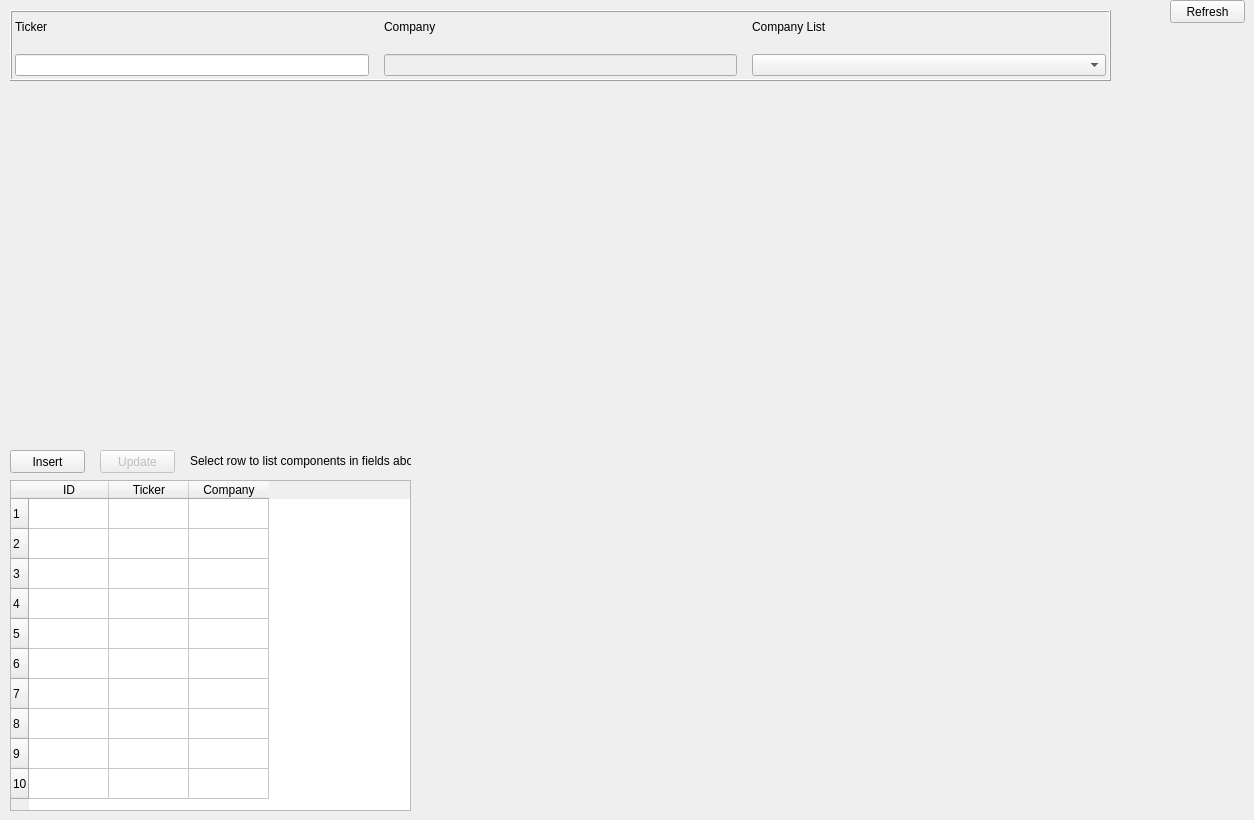
      <widget class="QWidget" name="stockMetaTab">
       <attribute name="title">
        <string>Stock Meta</string>
       </attribute>
       <widget class="QFrame" name="stockDataFrame">
        <property name="geometry">
         <rect>
          <x>10</x>
          <y>10</y>
          <width>1101</width>
          <height>71</height>
         </rect>
        </property>
        <property name="styleSheet">
         <string notr="true">border-color: rgb(0, 0, 0);</string>
        </property>
        <property name="frameShape">
         <enum>QFrame::Box</enum>
        </property>
        <property name="frameShadow">
         <enum>QFrame::Raised</enum>
        </property>
        <widget class="QWidget" name="gridLayoutWidget_5">
         <property name="geometry">
          <rect>
           <x>0</x>
           <y>0</y>
           <width>1101</width>
           <height>71</height>
          </rect>
         </property>
         <layout class="QGridLayout" name="stockMetaDataGrid">
          <property name="leftMargin">
           <number>5</number>
          </property>
          <property name="topMargin">
           <number>5</number>
          </property>
          <property name="rightMargin">
           <number>5</number>
          </property>
          <property name="bottomMargin">
           <number>5</number>
          </property>
          <property name="spacing">
           <number>15</number>
          </property>
          <item row="1" column="0">
           <widget class="QLineEdit" name="stockMetaTickerField"/>
          </item>
          <item row="1" column="1">
           <widget class="QLineEdit" name="stockMetaCompanyField">
            <property name="enabled">
             <bool>false</bool>
            </property>
           </widget>
          </item>
          <item row="0" column="0">
           <widget class="QLabel" name="label_14">
            <property name="text">
             <string>Ticker</string>
            </property>
           </widget>
          </item>
          <item row="1" column="2">
           <widget class="QComboBox" name="stockMetaCompanyCombo">
            <property name="sizePolicy">
             <sizepolicy hsizetype="Expanding" vsizetype="Fixed">
              <horstretch>0</horstretch>
              <verstretch>0</verstretch>
             </sizepolicy>
            </property>
           </widget>
          </item>
          <item row="0" column="1">
           <widget class="QLabel" name="label_66">
            <property name="text">
             <string>Company</string>
            </property>
           </widget>
          </item>
          <item row="0" column="2">
           <widget class="QLabel" name="label_15">
            <property name="text">
             <string>Company List</string>
            </property>
           </widget>
          </item>
         </layout>
        </widget>
       </widget>
       <widget class="QTableWidget" name="stockMetaTable">
        <property name="enabled">
         <bool>true</bool>
        </property>
        <property name="geometry">
         <rect>
          <x>10</x>
          <y>480</y>
          <width>401</width>
          <height>331</height>
         </rect>
        </property>
        <property name="editTriggers">
         <set>QAbstractItemView::NoEditTriggers</set>
        </property>
        <property name="selectionMode">
         <enum>QAbstractItemView::SingleSelection</enum>
        </property>
        <property name="selectionBehavior">
         <enum>QAbstractItemView::SelectRows</enum>
        </property>
        <property name="sortingEnabled">
         <bool>true</bool>
        </property>
        <property name="rowCount">
         <number>10</number>
        </property>
        <property name="columnCount">
         <number>3</number>
        </property>
        <attribute name="horizontalHeaderDefaultSectionSize">
         <number>80</number>
        </attribute>
        <row/>
        <row/>
        <row/>
        <row/>
        <row/>
        <row/>
        <row/>
        <row/>
        <row/>
        <row/>
        <column>
         <property name="text">
          <string>ID</string>
         </property>
        </column>
        <column>
         <property name="text">
          <string>Ticker</string>
         </property>
        </column>
        <column>
         <property name="text">
          <string>Company</string>
         </property>
        </column>
       </widget>
       <widget class="QPushButton" name="stockMetaInsertButton">
        <property name="geometry">
         <rect>
          <x>10</x>
          <y>450</y>
          <width>75</width>
          <height>23</height>
         </rect>
        </property>
        <property name="text">
         <string>Insert</string>
        </property>
       </widget>
       <widget class="QPushButton" name="stockMetaRefreshButton">
        <property name="geometry">
         <rect>
          <x>1170</x>
          <y>0</y>
          <width>75</width>
          <height>23</height>
         </rect>
        </property>
        <property name="text">
         <string>Refresh</string>
        </property>
       </widget>
       <widget class="QLabel" name="label_63">
        <property name="geometry">
         <rect>
          <x>190</x>
          <y>450</y>
          <width>221</width>
          <height>21</height>
         </rect>
        </property>
        <property name="text">
         <string>Select row to list components in fields above.</string>
        </property>
       </widget>
       <widget class="QPushButton" name="stockMetaUpdateButton">
        <property name="enabled">
         <bool>false</bool>
        </property>
        <property name="geometry">
         <rect>
          <x>100</x>
          <y>450</y>
          <width>75</width>
          <height>23</height>
         </rect>
        </property>
        <property name="text">
         <string>Update</string>
        </property>
       </widget>
      </widget>
